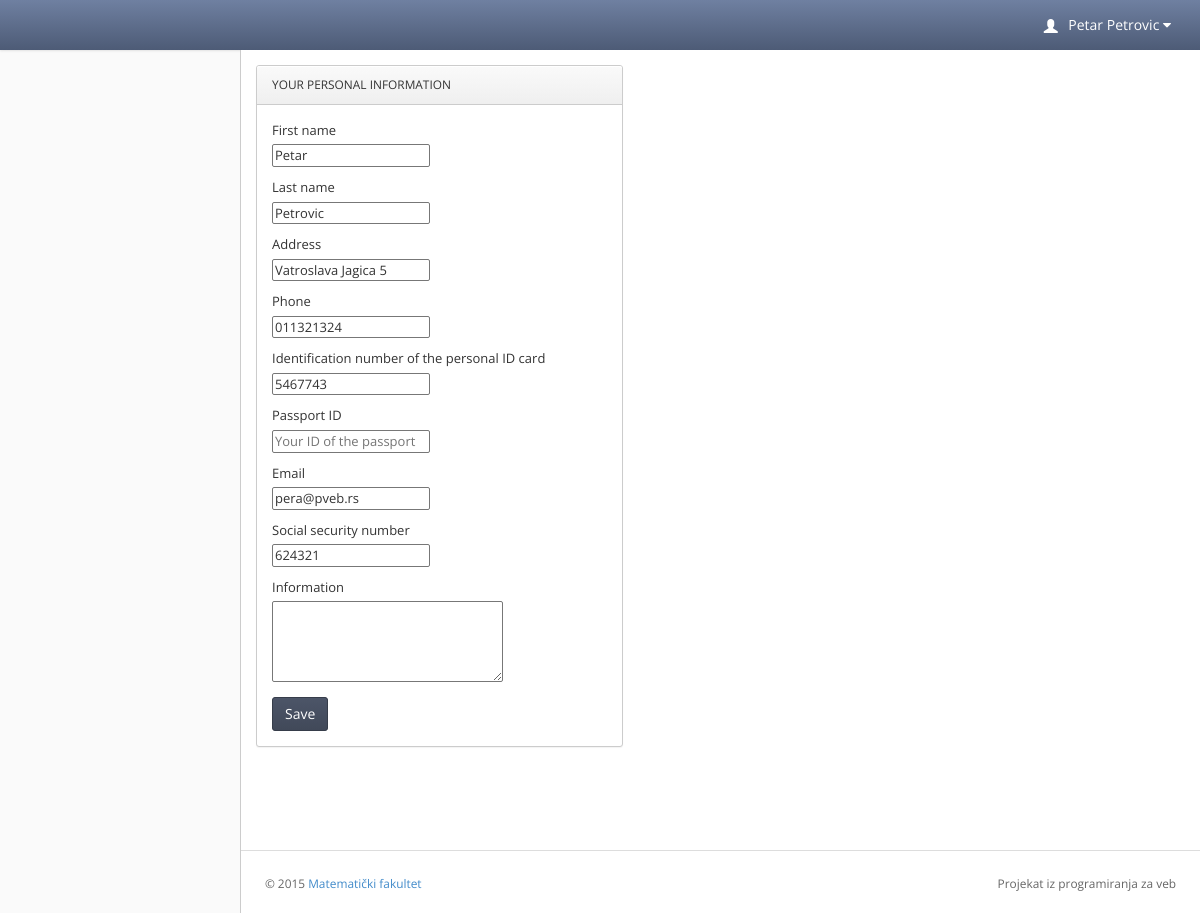
The app's page /mehanicar/myaccount.php (signed in) with its own data.
### tables this page shows
CREATE TABLE IF NOT EXISTS `korisnik` (
  `ID_korisnika` INT(11) NOT NULL AUTO_INCREMENT,
  `identity` VARCHAR(150) NOT NULL COMMENT 'Uloga moze biti: klijent, vlasnik ili mehanicar',
  `Ime` VARCHAR(150) NOT NULL,
  `Prezime` VARCHAR(150) NOT NULL,
  `Adresa` VARCHAR(150) NOT NULL,
  `Telefon` VARCHAR(150) NOT NULL,
  `Mat_broj` INT(13) NOT NULL,
  `BR_licne` VARCHAR(150) NOT NULL,
  `Br_pasosa` VARCHAR(150) NULL DEFAULT NULL,
  `Informacije` VARCHAR(200) NULL DEFAULT NULL,
  `password` VARCHAR(200) NOT NULL,
  `username` VARCHAR(45) NOT NULL,
  `email` VARCHAR(45) NOT NULL,
  `chack` VARCHAR(45) NOT NULL,
  PRIMARY KEY (`ID_korisnika`),
  UNIQUE INDEX `ID_korisnika_UNIQUE` (`ID_korisnika` ASC),
  UNIQUE INDEX `username_UNIQUE` (`username` ASC),
  UNIQUE INDEX `email_UNIQUE` (`email` ASC));

### DBManager/DBManager.php (called while the page is built, shortened)
<?php
class DBManager {
    private $servername = "localhost";
    private $username = "root";
    private $password = "";
    private $database = "rent_a_car_db";
    private $mysqli;
    private function connectToDB()
    {
        if($this->mysqli == null) {
            $this->mysqli = new mysqli($this->servername, $this->username, $this->password, $this->database);
        }
    }
    public static function getInstance()
    {
        static $instance = null;
        if (null === $instance) {
            $instance = new static();
        }
        return $instance;
    }
	public function ImePrezimeByKorisnikId($korisnik_id)
	{
		$query = 'SELECT ime, prezime, Adresa, Telefon,Mat_broj,BR_licne,Br_pasosa,Informacije,password,username,email,chack,identity FROM korisnik WHERE ID_korisnika = '.$korisnik_id;
		$result = $this->mysqli->query($query);
		return $result;
	}
}
?>

### mehanicar/myaccount.php (the view, shortened to what this page needs)
<?php
require_once '../DBManager/DBManager.php';
$db = DBManager::getInstance();
?>
<!doctype html>
<html lang="en"><head>
    <link rel="stylesheet" type="text/css" href="lib/bootstrap/css/bootstrap.css">
    <link rel="stylesheet" href="lib/font-awesome/css/font-awesome.css">
    <link rel="stylesheet" type="text/css" href="stylesheets/theme.css">
    <link rel="stylesheet" type="text/css" href="stylesheets/premium.css">
</head>
<body class=" theme-blue">
    <div class="navbar navbar-default" role="navigation">
        <div class="navbar-collapse collapse" style="height: 1px;">
          <ul id="main-menu" class="nav navbar-nav navbar-right">
			<li class="dropdown hidden-xs">
            <li class="dropdown hidden-xs">
                <a href="#" class="dropdown-toggle" data-toggle="dropdown">
                    <span class="glyphicon glyphicon-user padding-right-small" style="position:relative;top: 3px;"></span>
					<?php
						$korisnik_id = $_SESSION['id'];
						$result = $db->ImePrezimeByKorisnikId($korisnik_id);
						$korisnik = $result->fetch_assoc();
						echo $korisnik['ime'] . ' ' . $korisnik['prezime'];
					?>
                    <i class="fa fa-caret-down"></i>
                </a>
            </li>
          </ul>
        </div>
    </div>
    <div class="content">
      <div class="main-content">
      <table border="0">
    <tr>
      <td style="width:40%">
      <div class="row" style="height: 100%; overflow:auto;">
        <div class="col-sm-6 col-md-6">
        <div class="panel panel-default">
            <a href="#" class="panel-heading no-collapse">YOUR PERSONAL INFORMATION</a>
            <div id="widget2container" class="panel-body collapse in">
<div class="registration" id="registration">
		<div class="form">
			<form action="update_korisnik_data.php" id="contactform" method="POST">
				<p class="contact">
					<label for="name">First name</label>
					<br />
					<input id="name" name="fname" placeholder="First name" required="" tabindex="1" type="text" value="<?php echo $korisnik['ime'] ?>"/>
				</p>
				<p class="contact">
					<label for="last_name">Last name</label>
					<br />
					<input id="last_name" name="lname" placeholder="Last name" required="" tabindex="1" type="text" value="<?php echo $korisnik['prezime'] ?>"/>
				</p>
				<p class="contact">
					<label for="address">Address</label>
					<br />
					<input id="address" name="address" placeholder="Your address" required="" tabindex="1" type="text" value="<?php echo $korisnik['Adresa'] ?>"/>
				</p>
				<p class="contact">
					<label for="phone">Phone</label>
					<br />
					<input id="phone" name="phone" placeholder="Your phone number" required="" tabindex="1" type="text" value="<?php echo $korisnik['Telefon'] ?>"/>
				</p>
				<p class="contact">
					<label for="licna">Identification number of the personal ID card</label>
					<br />
					<input id="licna" name="card_id" placeholder="Your ID of the id card" required="" tabindex="1" type="text" value="<?php echo $korisnik['BR_licne'] ?>"/>
				</p>
				<p class="contact">
					<label for="pasos">Passport ID</label>
					<br />
					<input id="pasos" name="passport_id" placeholder="Your ID of the passport" required="" tabindex="1" type="text" value="<?php echo $korisnik['Br_pasosa'] ?>"/>
				</p>
				<p class="contact">
					<label for="email">Email</label>
					<br />
					<input id="email" name="email" placeholder="example@domain.com" required="" type="email" value="<?php echo $korisnik['email'] ?>"/>
				</p>
				<p class="contact">
					<label for="ssn">Social security number</label>
					<br />
					<input type="text" id="ssn" name="ssn" required="" value="<?php echo $korisnik['Mat_broj'] ?>">
				</p>
				<p class="contact">
					<label for="info">Information</label>
					<br />
					<textarea id='info' NAME="comments" COLS=30 ROWS=4 ><?php echo $korisnik['Informacije'] ?></textarea>
				</p>
			</form>
		</div>
		<a class="btn btn-primary"
		   onclick="document.getElementById('contactform').submit(); return false;">Save</a>
</div>
            </div>
        </div>
    </div>
    </div>
    </td>
    </tr>
	</table>
</div>
            <footer>
                <hr>
                <p class="pull-right">Projekat iz programiranja za veb</p>
                <p>© 2015 <a href="http://www.math.rs" target="_blank">Matematički fakultet</a></p>
            </footer>
        </div>
</body></html>

### mehanicar/stylesheets/theme.css (style rules this page uses)
body { background: #fafafa; background-position: initial initial; background-repeat: initial initial; margin: 0px; padding: 0px; }
body, h1, h2, h3, h4, h5, h6, p, a, .h1, .h2, .h3, .h4, .h5, .h6 { font-family: 'Open Sans', helvetica, arial, sans-serif; }
hr { border-top: 1px solid #ddd; border-bottom: 1px solid #fff; }
label { font-weight: normal; }
.padding-right-small { padding-right: .5em; }
.navbar-collapse { position: relative; z-index: 9999; }
.navbar { -webkit-box-shadow: 0px 0px 3px #cccccc; -moz-box-shadow: 0px 0px 3px #cccccc; box-shadow: 0px 0px 3px #cccccc; padding: 0em 1em; margin: 0px; -webkit-border-radius: 0px; -moz-border-radius: 0px; border-radius: 0px; -moz-background-clip: padding; -webkit-background-clip: padding-box; background-clip: padding-box; border: 0px; border-bottom: none; }
.navbar .nav > li > a { color: #fff; text-shadow: none; }
.content { position: relative; min-height: 800px; background: #fff; margin-left: 240px; border-left: 1px solid #cccccc; padding: 15px 15px 0px 15px; }
footer { padding: 1em; margin-top: 4em; color: #666; font-size: .85em; line-height: 1.3em; margin: 4em -3px 0em -3px; }
footer hr { margin: 2em -2em; }
.panel { border: 1px solid #ccc; background: white; border-radius: 3px; }
.panel .panel-heading { border-bottom: 1px solid #ccc; border-left: none; color: #333; display: block; margin-bottom: 0px; text-shadow: none; text-transform: none; font-size: .85em; line-height: 1.5em; background: #efefef; background: -webkit-gradient(linear, left bottom, left top, color-stop(0, #efefef), color-stop(1, #fafafa)); background: -ms-linear-gradient(bottom, #efefef, #fafafa); background: -moz-linear-gradient(center bottom, #efefef 0%, #fafafa 100%); background: -o-linear-gradient(bottom, #efefef, #fafafa); filter: progid:dximagetransform.microsoft.gradient(startColorStr='#e3e3e3', EndColorStr='#ffffff'); -ms-filter: "progid:DXImageTransform.Microsoft.gradient(startColorStr='#fafafa',EndColorStr='#efefef')"; box-shadow: inset 0px 1px 1px white; }
p.panel-heading, a.panel-heading, .panel-heading a { color: #505050; display: block; outline: none; }
.panel-body { min-height: .25em; }
.panel-body.collapse { margin-top: 0em; margin-bottom: 0em; }
.btn { -webkit-border-radius: 3px; -moz-border-radius: 3px; border-radius: 3px; }
.btn-primary { background-color: #414959; background-image: -webkit-gradient(linear, 0 0, 0 100%, from(#4c5568), to(#414959)); border: 1px solid #363d4a; font-weight: normal; }
.theme-blue .navbar { background: #4d5b76; background: -webkit-gradient(linear, left bottom, left top, color-stop(0, #4d5b76), color-stop(1, #6f80a1)); background: -ms-linear-gradient(bottom, #4d5b76, #6f80a1); background: -moz-linear-gradient(center bottom, #4d5b76 0%, #6f80a1 100%); background: -o-linear-gradient(bottom, #4d5b76, #6f80a1); filter: progid:dximagetransform.microsoft.gradient(startColorStr='#e3e3e3', EndColorStr='#ffffff'); -ms-filter: "progid:DXImageTransform.Microsoft.gradient(startColorStr='#6f80a1',EndColorStr='#4d5b76')"; }

### mehanicar/myaccount.php (style rules this page uses)
input[type='text'], input[type='email'], textarea { border-width: 1px; border-style: solid; border-color: #777777; border-radius: 2px; font-size: 13px; }
form label { font-size: 13px; }

### records on screen
korisnik: Ime "Petar", Prezime "Petrovic", fname "Petar", lname "Petrovic", address "Vatroslava Jagica 5", phone "011321324", card_id "5467743", email "pera@pveb.rs", ssn "624321"
